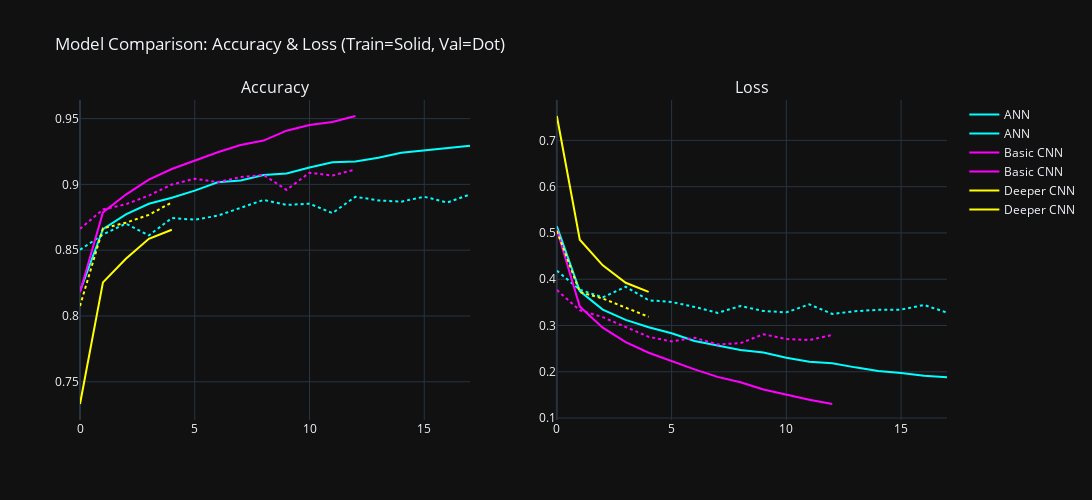

Notebook code cell kept with this figure:
### Markdown cell above
#### 4.3) Model Comparison

- Created a dataframe to store **test loss** and **test accuracy** for ANN, Basic CNN, and Deeper CNN.  
- Plotted training history for each model (accuracy & loss vs. epochs).  
- Helps compare how models learn and generalize over time.

### Code cell
import plotly.graph_objects as go
from plotly.subplots import make_subplots

models = {
    "ANN": ("cyan", ann_history),
    "Basic CNN": ("magenta", basic_cnn_history),
    "Deeper CNN": ("yellow", deeper_cnn_history)
}

performance_data = {
    'Model': ['ANN', 'Basic CNN', 'Deeper CNN'],
    'Test Loss': [loss_ann, loss_basic_cnn, loss_deeper_cnn],
    'Test Accuracy': [accuracy_ann, accuracy_basic_cnn, accuracy_deeper_cnn]
}

performance_df = pd.DataFrame(performance_data)

fig = make_subplots(rows=1, cols=2, subplot_titles=('Accuracy', 'Loss'))

for name, (color, history) in models.items():
    # Accuracy
    fig.add_trace(go.Scatter(y=history.history['accuracy'], mode='lines',
                             name=name, line=dict(color=color, dash='solid')), row=1, col=1)
    fig.add_trace(go.Scatter(y=history.history['val_accuracy'], mode='lines',
                             name=name, line=dict(color=color, dash='dot'), showlegend=False), row=1, col=1)

    # Loss
    fig.add_trace(go.Scatter(y=history.history['loss'], mode='lines',
                             name=name, line=dict(color=color, dash='solid')), row=1, col=2)
    fig.add_trace(go.Scatter(y=history.history['val_loss'], mode='lines',
                             name=name, line=dict(color=color, dash='dot'), showlegend=False), row=1, col=2)

fig.update_layout(
    title_text="Model Comparison: Accuracy & Loss (Train=Solid, Val=Dot)",
    height=500,
    width=1200,
    template="plotly_dark"
)

fig.show()

### Figure 1 — Plotly figure (JSON) as saved in the notebook; plotly's stock layout.template omitted (floating-point values rounded to 4 significant figures)
{"data": [{"line": {"color": "cyan", "dash": "solid"}, "mode": "lines", "name": "ANN", "type": "scatter", "xaxis": "x", "y": [0.8189, 0.8659, 0.8772, 0.8853, 0.8898, 0.8952, 0.9016, 0.903, 0.9072, 0.9083, 0.9128, 0.9168, 0.9175, 0.9202, 0.9241, 0.9259, 0.9278, 0.9294], "yaxis": "y"}, {"line": {"color": "cyan", "dash": "dot"}, "mode": "lines", "name": "ANN", "showlegend": false, "type": "scatter", "xaxis": "x", "y": [0.8503, 0.8619, 0.8702, 0.8612, 0.8744, 0.8732, 0.8762, 0.882, 0.8882, 0.8844, 0.8853, 0.8782, 0.8906, 0.8878, 0.8869, 0.8906, 0.8862, 0.8924], "yaxis": "y"}, {"line": {"color": "cyan", "dash": "solid"}, "mode": "lines", "name": "ANN", "type": "scatter", "xaxis": "x2", "y": [0.5144, 0.3743, 0.3343, 0.3121, 0.296, 0.2833, 0.2666, 0.2576, 0.2472, 0.2414, 0.2304, 0.2216, 0.2184, 0.2095, 0.2018, 0.1973, 0.1912, 0.1881], "yaxis": "y2"}, {"line": {"color": "cyan", "dash": "dot"}, "mode": "lines", "name": "ANN", "showlegend": false, "type": "scatter", "xaxis": "x2", "y": [0.4185, 0.3773, 0.3607, 0.3838, 0.3545, 0.3507, 0.3401, 0.3272, 0.342, 0.3313, 0.3284, 0.3457, 0.325, 0.3308, 0.334, 0.3343, 0.3442, 0.3279], "yaxis": "y2"}, {"line": {"color": "magenta", "dash": "solid"}, "mode": "lines", "name": "Basic CNN", "type": "scatter", "xaxis": "x", "y": [0.8181, 0.8787, 0.8923, 0.9036, 0.9117, 0.918, 0.9244, 0.9299, 0.9333, 0.9408, 0.9451, 0.9474, 0.952], "yaxis": "y"}, {"line": {"color": "magenta", "dash": "dot"}, "mode": "lines", "name": "Basic CNN", "showlegend": false, "type": "scatter", "xaxis": "x", "y": [0.8662, 0.8809, 0.8849, 0.8915, 0.8999, 0.9043, 0.9017, 0.9056, 0.9072, 0.8958, 0.9089, 0.9067, 0.9114], "yaxis": "y"}, {"line": {"color": "magenta", "dash": "solid"}, "mode": "lines", "name": "Basic CNN", "type": "scatter", "xaxis": "x2", "y": [0.5078, 0.3408, 0.2952, 0.264, 0.2412, 0.2224, 0.2052, 0.189, 0.1773, 0.1617, 0.1501, 0.1395, 0.1303], "yaxis": "y2"}, {"line": {"color": "magenta", "dash": "dot"}, "mode": "lines", "name": "Basic CNN", "showlegend": false, "type": "scatter", "xaxis": "x2", "y": [0.3764, 0.333, 0.318, 0.2964, 0.2755, 0.2656, 0.2734, 0.2591, 0.2618, 0.2811, 0.2707, 0.2685, 0.2795], "yaxis": "y2"}, {"line": {"color": "yellow", "dash": "solid"}, "mode": "lines", "name": "Deeper CNN", "type": "scatter", "xaxis": "x", "y": [0.7331, 0.8255, 0.8435, 0.8587, 0.8655], "yaxis": "y"}, {"line": {"color": "yellow", "dash": "dot"}, "mode": "lines", "name": "Deeper CNN", "showlegend": false, "type": "scatter", "xaxis": "x", "y": [0.8076, 0.8666, 0.8709, 0.8768, 0.8863], "yaxis": "y"}, {"line": {"color": "yellow", "dash": "solid"}, "mode": "lines", "name": "Deeper CNN", "type": "scatter", "xaxis": "x2", "y": [0.7527, 0.4854, 0.43, 0.3922, 0.3728], "yaxis": "y2"}, {"line": {"color": "yellow", "dash": "dot"}, "mode": "lines", "name": "Deeper CNN", "showlegend": false, "type": "scatter", "xaxis": "x2", "y": [0.5043, 0.3722, 0.3583, 0.338, 0.3188], "yaxis": "y2"}], "layout": {"annotations": [{"font": {"size": 16}, "showarrow": false, "text": "Accuracy", "x": 0.225, "xanchor": "center", "xref": "paper", "y": 1, "yanchor": "bottom", "yref": "paper"}, {"font": {"size": 16}, "showarrow": false, "text": "Loss", "x": 0.775, "xanchor": "center", "xref": "paper", "y": 1, "yanchor": "bottom", "yref": "paper"}], "height": 500, "title": {"text": "Model Comparison: Accuracy & Loss (Train=Solid, Val=Dot)"}, "width": 1200, "xaxis": {"anchor": "y", "autorange": true, "domain": [0, 0.45], "range": [0, 17]}, "xaxis2": {"anchor": "y2", "autorange": true, "domain": [0.55, 1], "range": [0, 17]}, "yaxis": {"anchor": "x", "autorange": true, "domain": [0, 1], "range": [0.7209, 0.9641], "type": "linear"}, "yaxis2": {"anchor": "x2", "autorange": true, "domain": [0, 1], "range": [0.09573, 0.7873], "type": "linear"}}}
